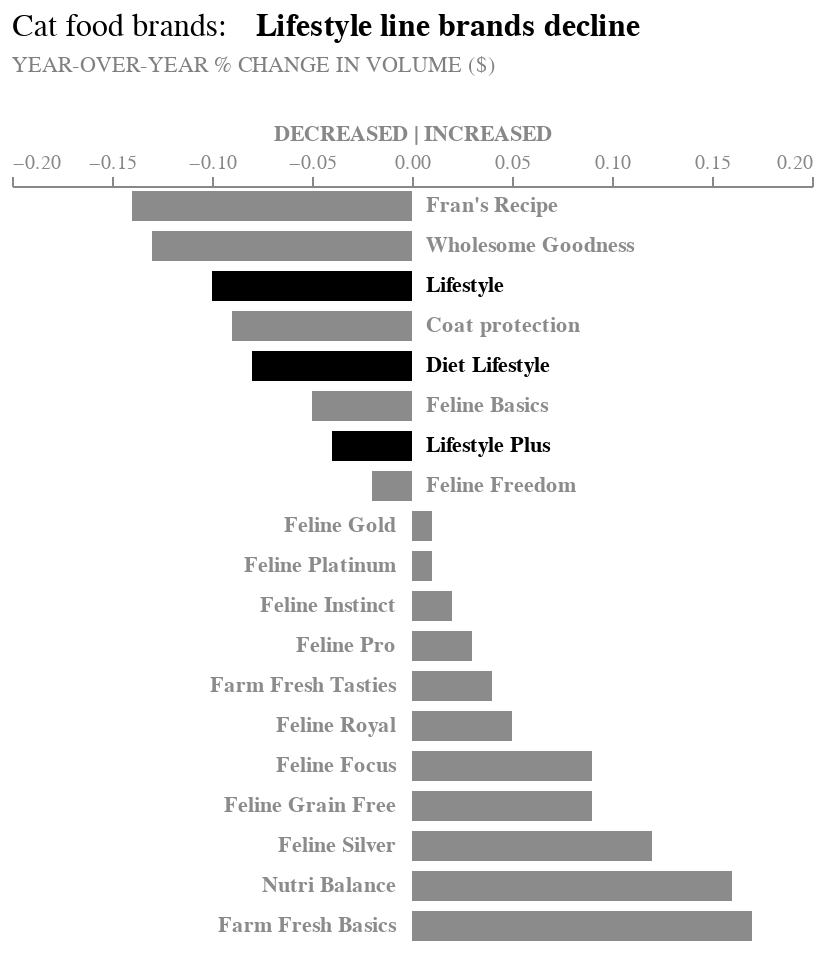

The code cell stored with this chart in its notebook:
### Code cell
title_bw = alt.Chart(
    {"values": [{"text":  ["Cat food brands:"]}]}
    ).mark_text(
        size = 16, align = "left", dx = -200, dy = -270, fontWeight = 'normal', color = 'black'
        ).encode(
            text = "text:N"
            )

title_bw_bold = alt.Chart(
    {"values": [{"text":  [
        'Lifestyle line brands decline'
         ]}]}
).mark_text(size = 16, align = "left", dx = -78, dy = -270, fontWeight = 700, color = 'black').encode(
    text = "text:N"
)

subtitle_bw = alt.Chart(
    {"values": [{"text":  [
        "YEAR-OVER-YEAR % CHANGE IN VOLUME ($)"
         ]}]}
).mark_text(size = 11, align = "left", dx = -200, dy = -250, fontWeight = 'normal', color = 'gray').encode(
    text = "text:N"
)



final = chart_bw + label1_bw + label2 + title_bw + title_bw_bold + subtitle_bw

final.properties(width = 400).configure_view(stroke = None)

### Figure 1 — Vega-Lite specification as saved in the notebook (floating-point values rounded to 4 significant figures)
{"config": {"view": {"continuousWidth": 300, "continuousHeight": 300, "stroke": null}}, "layer": [{"data": {"name": "data-9ee411e192bdf834e5a77b44a346fa8f"}, "mark": {"type": "bar", "size": 15}, "encoding": {"color": {"condition": {"test": "(datum.Brands == \"Lifestyle\"|datum.Brands == \"Diet Lifestyle\"|datum.Brands == \"Lifestyle Plus\")", "value": "black"}, "value": "#8b8b8b"}, "x": {"axis": {"grid": false, "labelColor": "#888888", "orient": "top", "titleColor": "#888888"}, "field": "Change", "scale": {"domain": [-0.2, 0.2]}, "title": "DECREASED | INCREASED", "type": "quantitative"}, "y": {"axis": null, "field": "Brands", "sort": null, "type": "nominal"}}}, {"data": {"name": "data-0cc3663d469e54c83c8449d2705bfe37"}, "mark": {"type": "text", "align": "left", "fontWeight": 700}, "encoding": {"color": {"condition": {"test": "(datum.Brands == \"Lifestyle\"|datum.Brands == \"Diet Lifestyle\"|datum.Brands == \"Lifestyle Plus\")", "value": "black"}, "value": "#8b8b8b"}, "text": {"field": "Brands", "type": "nominal"}, "x": {"value": 207}, "y": {"field": "Brands", "sort": null, "type": "nominal"}}}, {"data": {"name": "data-ec5f7c8dc3e548f95008aa754a246610"}, "mark": {"type": "text", "align": "right", "color": "#8b8b8b", "fontWeight": 700}, "encoding": {"text": {"field": "Brands", "type": "nominal"}, "x": {"value": 192}, "y": {"field": "Brands", "sort": null, "type": "nominal"}}}, {"data": {"name": "data-61ed60cd51bbea95a6d688536e3e2c35"}, "mark": {"type": "text", "align": "left", "color": "black", "dx": -200, "dy": -270, "fontWeight": "normal", "size": 16}, "encoding": {"text": {"field": "text", "type": "nominal"}}}, {"data": {"name": "data-2750fc8342e1c69ffe882ae24c231e24"}, "mark": {"type": "text", "align": "left", "color": "black", "dx": -78, "dy": -270, "fontWeight": 700, "size": 16}, "encoding": {"text": {"field": "text", "type": "nominal"}}}, {"data": {"name": "data-ba11cdcb5208607813ec99b1dd569bab"}, "mark": {"type": "text", "align": "left", "color": "gray", "dx": -200, "dy": -250, "fontWeight": "normal", "size": 11}, "encoding": {"text": {"field": "text", "type": "nominal"}}}], "width": 400, "$schema": "https://vega.github.io/schema/vega-lite/v5.8.0.json", "datasets": {"data-9ee411e192bdf834e5a77b44a346fa8f": [{"spacing for dot plot": 0, "Brands": "Fran's Recipe", "Change": -0.14}, {"spacing for dot plot": 1, "Brands": "Wholesome Goodness", "Change": -0.13}, {"spacing for dot plot": 2, "Brands": "Lifestyle", "Change": -0.1}, {"spacing for dot plot": 3, "Brands": "Coat protection", "Change": -0.09}, {"spacing for dot plot": 4, "Brands": "Diet Lifestyle", "Change": -0.08}, {"spacing for dot plot": 5, "Brands": "Feline Basics", "Change": -0.05}, {"spacing for dot plot": 6, "Brands": "Lifestyle Plus", "Change": -0.04}, {"spacing for dot plot": 7, "Brands": "Feline Freedom", "Change": -0.02}, {"spacing for dot plot": 8, "Brands": "Feline Gold", "Change": 0.01}, {"spacing for dot plot": 9, "Brands": "Feline Platinum", "Change": 0.01}, {"spacing for dot plot": 10, "Brands": "Feline Instinct", "Change": 0.02}, {"spacing for dot plot": 11, "Brands": "Feline Pro", "Change": 0.03}, {"spacing for dot plot": 12, "Brands": "Farm Fresh Tasties", "Change": 0.04}, {"spacing for dot plot": 13, "Brands": "Feline Royal", "Change": 0.05}, {"spacing for dot plot": 14, "Brands": "Feline Focus", "Change": 0.09}, {"spacing for dot plot": 15, "Brands": "Feline Grain Free", "Change": 0.09}, {"spacing for dot plot": 16, "Brands": "Feline Silver", "Change": 0.12}, {"spacing for dot plot": 17, "Brands": "Nutri Balance", "Change": 0.16}, {"spacing for dot plot": 18, "Brands": "Farm Fresh Basics", "Change": 0.17}], "data-0cc3663d469e54c83c8449d2705bfe37": [{"spacing for dot plot": 0, "Brands": "Fran's Recipe", "Change": -0.14}, {"spacing for dot plot": 1, "Brands": "Wholesome Goodness", "Change": -0.13}, {"spacing for dot plot": 2, "Brands": "Lifestyle", "Change": -0.1}, {"spacing for dot plot": 3, "Brands": "Coat protection", "Change": -0.09}, {"spacing for dot plot": 4, "Brands": "Diet Lifestyle", "Change": -0.08}, {"spacing for dot plot": 5, "Brands": "Feline Basics", "Change": -0.05}, {"spacing for dot plot": 6, "Brands": "Lifestyle Plus", "Change": -0.04}, {"spacing for dot plot": 7, "Brands": "Feline Freedom", "Change": -0.02}], "data-ec5f7c8dc3e548f95008aa754a246610": [{"spacing for dot plot": 8, "Brands": "Feline Gold", "Change": 0.01}, {"spacing for dot plot": 9, "Brands": "Feline Platinum", "Change": 0.01}, {"spacing for dot plot": 10, "Brands": "Feline Instinct", "Change": 0.02}, {"spacing for dot plot": 11, "Brands": "Feline Pro", "Change": 0.03}, {"spacing for dot plot": 12, "Brands": "Farm Fresh Tasties", "Change": 0.04}, {"spacing for dot plot": 13, "Brands": "Feline Royal", "Change": 0.05}, {"spacing for dot plot": 14, "Brands": "Feline Focus", "Change": 0.09}, {"spacing for dot plot": 15, "Brands": "Feline Grain Free", "Change": 0.09}, {"spacing for dot plot": 16, "Brands": "Feline Silver", "Change": 0.12}, {"spacing for dot plot": 17, "Brands": "Nutri Balance", "Change": 0.16}, {"spacing for dot plot": 18, "Brands": "Farm Fresh Basics", "Change": 0.17}], "data-61ed60cd51bbea95a6d688536e3e2c35": [{"text": ["Cat food brands:"]}], "data-2750fc8342e1c69ffe882ae24c231e24": [{"text": ["Lifestyle line brands decline"]}], "data-ba11cdcb5208607813ec99b1dd569bab": [{"text": ["YEAR-OVER-YEAR % CHANGE IN VOLUME ($)"]}]}}
